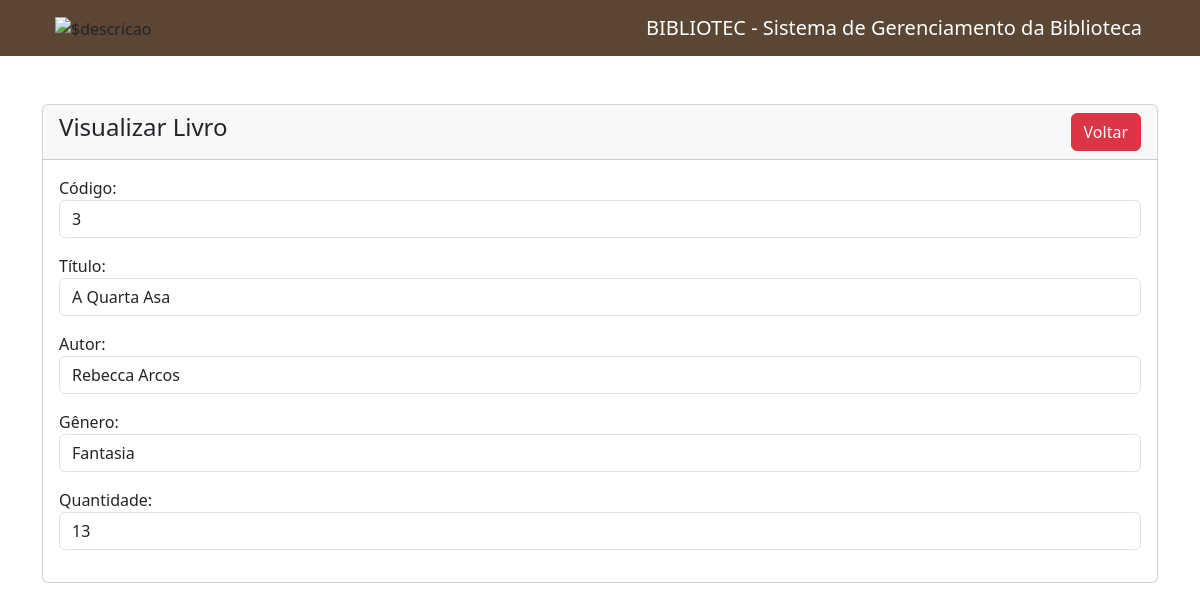
Page /visualizar-livro.php?id=3 on the committed database.
### tables this page shows
CREATE TABLE `livros` (
  `id_livro` int(11) NOT NULL,
  `titulo` varchar(100) NOT NULL,
  `autor` varchar(100) NOT NULL,
  `genero` varchar(50) NOT NULL,
  `quantidade` int(255) NOT NULL
);

### visualizar-livro.php (the view, shortened to what this page needs)
<?php
require 'conexao.php';
?>
<!doctype html>
<html lang="pt-br">
<head>
    <link href="https://cdn.jsdelivr.net/npm/bootstrap@5.3.8/dist/css/bootstrap.min.css" rel="stylesheet">
</head>
<body>
<?php include('navbar.php'); ?>
<div class="container mt-5">
    <div class="row">
        <div class="col-md-12">
            <div class="card">
                <div class="card-header">
                    <h4>
                        Visualizar Livro
                        <a href="listarlivros.php" class="btn btn-danger float-end">
                            Voltar
                        </a>
                    </h4>
                </div>
                <div class="card-body">
                    <?php
                    if (isset($_GET['id'])) {
                        $id_livro = mysqli_real_escape_string($conexao, $_GET['id']);
                        $sql = "SELECT * FROM livros WHERE id_livro='$id_livro'";
                        $query = mysqli_query($conexao, $sql);
                        if (mysqli_num_rows($query) > 0) {
                            $livro = mysqli_fetch_array($query);
                    ?>
                    <div class="mb-3">
                        <label>Código:</label>
                        <p class="form-control">
                            <?= $livro['id_livro']; ?>
                        </p>
                    </div>
                    <div class="mb-3">
                        <label>Título:</label>
                        <p class="form-control">
                            <?= $livro['titulo']; ?>
                        </p>
                    </div>
                    <div class="mb-3">
                        <label>Autor:</label>
                        <p class="form-control">
                            <?= $livro['autor']; ?>
                        </p>
                    </div>
                    <div class="mb-3">
                        <label>Gênero:</label>
                        <p class="form-control">
                            <?= $livro['genero']; ?>
                        </p>
                    </div>
                    <div class="mb-3">
                        <label>Quantidade:</label>
                        <p class="form-control">
                            <?= $livro['quantidade']; ?>
                        </p>
                    </div>
                    <?php
                        } else {
                            echo '<h5>Livro não encontrado</h5>';
                        }
                    }
                    ?>
                </div>
            </div>
        </div>
    </div>
</div>
</body>
</html>

### rows in the picture
livros: id_livro "3", titulo "A Quarta Asa", autor "Rebecca Arcos", genero "Fantasia", quantidade "13"
